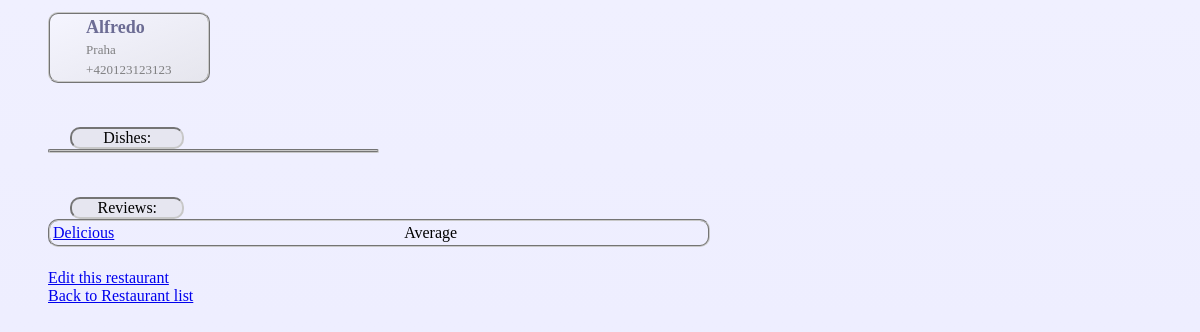
Screenshot of /restaurace/1/ with the database file from the repository.
### restaurace/models.py (models this page shows, shortened)
class Restaurant(models.Model):
    name= models.CharField(max_length=50)
    city= models.CharField(max_length=50)
    dishes= models.ManyToManyField(Dish, through='DishInRestaurant', related_name="restaurants")
    contact= models.CharField(max_length=16)

class Review(models.Model):
    restaurant= models.ForeignKey(Restaurant, on_delete= models.CASCADE)
    stars= models.IntegerField(default=0, validators=[MinValueValidator(0), MaxValueValidator(5)])
    comment= models.CharField(max_length=512)
    created= models.DateTimeField(auto_now_add=True)
    def ratingDescription(self):
        if self.stars <= 1:
            return "Poor"
        elif self.stars >= 4:
            return "Amazing"
        else:
            return "Average"

### restaurace/views.py (the view)
# urls.py: path('<int:id_restaurant>/', views.infoRestaurant, name='infoRestaurant'),
def infoRestaurant(request, id_restaurant):
    restaurant= get_object_or_404(Restaurant, pk=id_restaurant)
    return render(request, 'restaurace/infoRestaurant.html', {'restaurant': restaurant})

### restaurace/templates/restaurace/infoRestaurant.html (shortened to what this page needs)
{% load static %}
<html>
<head>
  <link rel="stylesheet" type="text/css" href="{% static 'restaurace/css/myStyle.css' %}">
</head>
<body>
  <div id="wrapper">
  <table class="tab1">
    <th>{{ restaurant.name }}</th>
    <tr><td>{{ restaurant.city }}</td></tr>
    <tr><td>{{restaurant.contact }}</td></tr>
  </table>
  <div class="title">Dishes:</div>
  <table class="tab2">
  </table>
  <div class="title">Reviews:</div>
  <table class="tab3">
      {% for review in restaurant.review_set.all %}
        <tr>
          <td><a href="{% url 'restaurace:infoReview' review.id %}">{{ review.comment }}</a></td>
          <td>{{ review.ratingDescription }}</td>
        </tr>
      {% endfor %}
  </table>
  <a href="{% url 'restaurace:editRestaurant' restaurant.id %}">Edit this restaurant</a></br>
  <a href="{% url 'restaurace:indexRestaurant' %}">Back to Restaurant list</a>
  </div>
</body>
</html>

### restaurace/static/restaurace/css/myStyle.css (style rules this page uses)
body { height: 100%; margin: 0; background-repeat: no-repeat; padding: 0; background: linear-gradient(to bottom, rgba(240,240,255,1), rgba(230,230,255,0.7), rgba(200,200,255,0.6)); box-sizing: border-box; }
#wrapper { margin-top: 1%; margin-left: 4%; margin-right: 4%; }
.tab1 { border: 2px ridge rgb(200,200,200); border-radius: 10px; text-align: left; padding-left: 3%; padding-right: 3%; background: linear-gradient(to bottom right, rgba(245,245,255,1), rgba(220,220,220,0.5)); margin-bottom: 3%; }
.tab1 th { color: rgba(20,20,80,0.6); font-size: large; font-weight: bold; }
.tab1 td { font-size: small; color: rgba(100,100,100,0.8); }
.tab2 { border: 2px groove rgba(200,200,200); width: 30%; border-radius: 10px; }
.tab3 { border: 2px groove rgba(200,200,200); width: 60%; border-radius: 10px; }
.title { margin-top: 4%; margin-left: 2%; border: 2px inset rgb(200,200,200); background: rgb(230,230,240); border-radius: 10px; width: 10%; text-align: center; }

### rows the page displays
Restaurant: name "Alfredo", city "Praha", contact "+420123123123"
Review: comment "Delicious", ratingDescription "Average"
